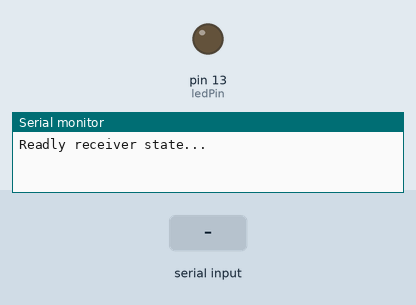
The sketch below on a simulated Arduino Uno, built with avr-gcc and run on an emulated ATmega328P. Parts: output pins drawn as LEDs (lit = HIGH), the last lines printed to the serial monitor. Dashed ring = blinking. The inputs (shaded band) are chosen by the test bench.

Above: at 1.2 s.
1.3 s: "B:ON\n" received over Serial
At 1.7 s:
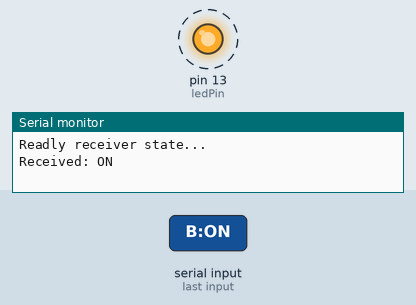
Timing chart, 0 to 6.3 s (numbered marks = the images above; inputs shaded):
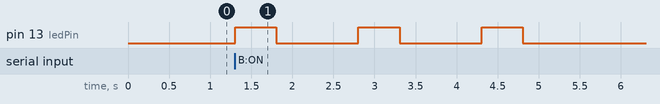

The sketch:

B-site.ino
```cpp
/*
Arduino A                     Arduino B
---------------------------------------------
Pin 1 (TX)  --------------->  Pin 0 (RX)
Pin 0 (RX)  <-------xxx--------  Pin 1 (TX)
GND       ----------xxx-------  GND


IMPORTANT — MUST follow these steps!
✔ Uploading the code:
    DISCONNECT pin 0 and 1 wires
    After the upload is finished → reconnect TX/RX

✔ Using Serial Monitor:

Both Arduinos must be set to 9600 baud

You can one way message the two boards
*/

// Simple version
// Receiver Arduino


#define senderID "A:"
#define forRecCode "B:"
//#define forRecCodeON "B:ON"
#define ledPin 13
#define numBlink 3


void blink_5T(int x){
  for (int i=0; i<x; i++){
    digitalWrite(ledPin,HIGH);
      delay(500);
    digitalWrite(ledPin,LOW);
      delay(1000);
  }
}

String receivedData;
void setup() {
  Serial.begin(9600); // Initialize serial communication at 9600 baud
  Serial.println("Readly receiver state...");
  pinMode(ledPin,OUTPUT);
}

void loop() {
  // && (receivedData.startsWith("HH"))
  if (    (Serial.available()) && (receivedData = Serial.readStringUntil('\n')) && (receivedData.startsWith(forRecCode))    ) { // Check if data is available to read
    //String receivedData = Serial.readStringUntil('\n'); // Read until a newline character
    Serial.print("Received: "); // Print a label to the Serial Monitor
    Serial.println(receivedData.substring(2));
    if(receivedData.startsWith("B:ON")) blink_5T(numBlink);
     // Print the received data to the Serial Monitor

  }
}
```

Measured:
- after the input at 1.3 s, pin 13 (ledPin): alternates HIGH for 0.50 s and LOW for 1.0 s, 6 changes in all, then stays LOW, starting at once
